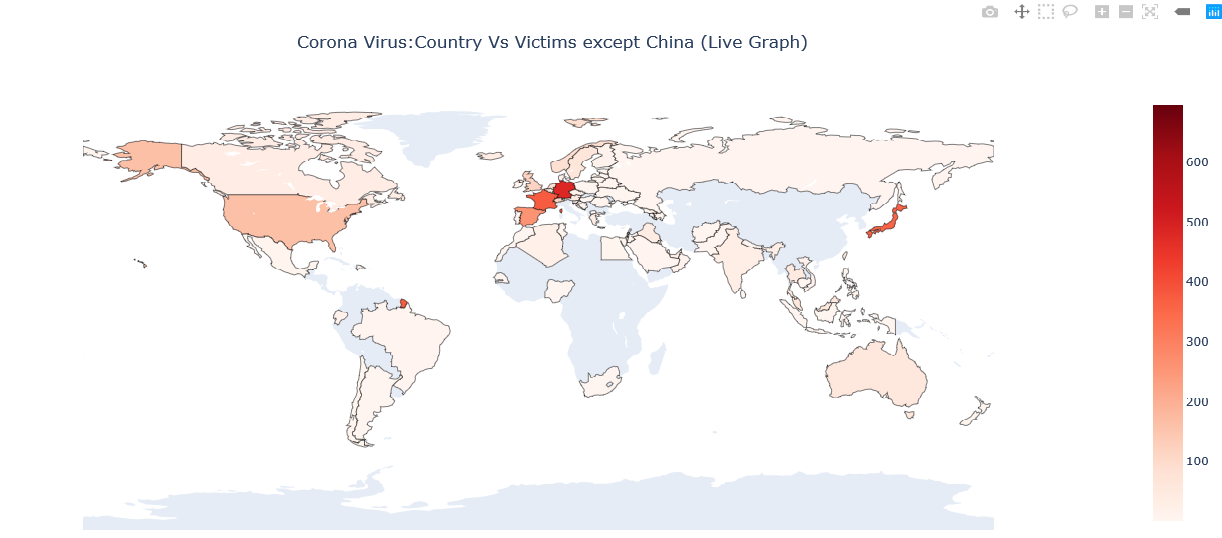

This chart was generated by the following Python code:
# import Libraries
import pandas as pd
import requests
from bs4 import BeautifulSoup
import plotly as py
import matplotlib.pyplot as plt
import plotly.graph_objs as go
#Sending request using URL
page = requests.get('https://www.worldometers.info/coronavirus/')
#print(page) #To check wheather page is accessible or not
#print(page.status_code) # 200  means Page Found OK

#print(page.content)
soup = BeautifulSoup(page.content, 'html.parser')
#print(soup.prettify())

Location = []
Victims = []
df = pd.DataFrame(columns=["Location","Victims"])

print("COVID-19 CORONAVIRUS OUTBREAK")
for info in soup.find_all('div',id='maincounter-wrap'):
    print(info.text)

# Extracting table data
table_body = soup.find('tbody')
table_rows = table_body.find_all('tr')

for tr in table_rows:
    td = tr.find_all('td')
    Location.append(td[0].text)
    Victims.append(td[1].text)
print(Location)
print(Victims)
df = pd.DataFrame({'Location':Location,'Victims':Victims})
#Printing collected data
print(df)
df.to_csv("Corona.csv",index=False)

# Create a Pandas Excel writer using XlsxWriter as the engine.
writer = pd.ExcelWriter('Corona.xlsx', engine='xlsxwriter')
# Convert the dataframe to an XlsxWriter Excel object.
df.to_excel(writer, sheet_name='Sheet1')
# Close the Pandas Excel writer and output the Excel file.
writer.save()

fig = go.Figure(data=go.Choropleth(
    locations = df['Location'],
    locationmode = 'country names',
    z = df['Victims'],
    colorscale = 'Reds',
    marker_line_color = 'black',
    marker_line_width = 0.5,
))
fig.update_layout(
    title_text = 'Corona Virus:Country Vs Victims except China (Live Graph)',
    title_x = 0.5,
    geo=dict(
        showframe = False,
        showcoastlines = False,
        projection_type = 'equirectangular'
    )
)
fig.show()
